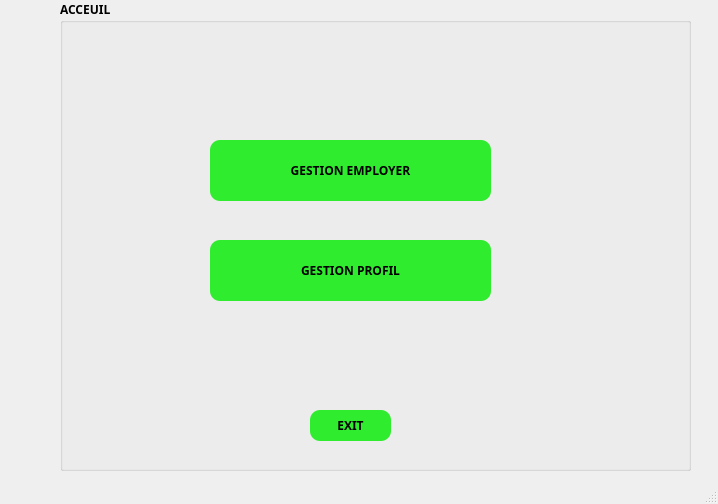
<?xml version="1.0" encoding="UTF-8"?>
<ui version="4.0">
 <class>MainWindow</class>
 <widget class="QMainWindow" name="MainWindow">
  <property name="geometry">
   <rect>
    <x>0</x>
    <y>0</y>
    <width>718</width>
    <height>504</height>
   </rect>
  </property>
  <property name="windowTitle">
   <string>Smart Cinema</string>
  </property>
  <property name="styleSheet">
   <string notr="true"/>
  </property>
  <widget class="QWidget" name="centralwidget">
   <widget class="QGroupBox" name="groupBox">
    <property name="geometry">
     <rect>
      <x>60</x>
      <y>0</y>
      <width>631</width>
      <height>471</height>
     </rect>
    </property>
    <property name="font">
     <font>
      <family>century gothic</family>
      <weight>75</weight>
      <bold>true</bold>
     </font>
    </property>
    <property name="styleSheet">
     <string notr="true">#pushButton
{
background:#2fec2f;
border-radius:10px;
}
#pushButton:hover
{
color:#333;
border-radius:60px;
background:white;
}
#pushButton_2
{
background:#2fec2f;
border-radius:10px;
}
#pushButton_2:hover
{
color:#333;
border-radius:60px;
background:white;
}
#pushButton_3
{
background:#2fec2f;
border-radius:10px;
}
#pushButton_3:hover
{
color:#333;
border-radius:60px;
background:white;
}

</string>
    </property>
    <property name="title">
     <string>ACCEUIL</string>
    </property>
    <widget class="QPushButton" name="pushButton">
     <property name="geometry">
      <rect>
       <x>150</x>
       <y>140</y>
       <width>281</width>
       <height>61</height>
      </rect>
     </property>
     <property name="font">
      <font>
       <family>century gothic</family>
       <weight>75</weight>
       <bold>true</bold>
      </font>
     </property>
     <property name="text">
      <string>GESTION EMPLOYER</string>
     </property>
    </widget>
    <widget class="QPushButton" name="pushButton_2">
     <property name="geometry">
      <rect>
       <x>150</x>
       <y>240</y>
       <width>281</width>
       <height>61</height>
      </rect>
     </property>
     <property name="font">
      <font>
       <family>century gothic</family>
       <weight>75</weight>
       <bold>true</bold>
      </font>
     </property>
     <property name="text">
      <string>GESTION PROFIL</string>
     </property>
    </widget>
    <widget class="QLabel" name="label">
     <property name="geometry">
      <rect>
       <x>10</x>
       <y>0</y>
       <width>511</width>
       <height>461</height>
      </rect>
     </property>
     <property name="styleSheet">
      <string notr="true"/>
     </property>
     <property name="text">
      <string/>
     </property>
     <property name="pixmap">
      <pixmap>../smart logo/pnghut_photographic-film-cinema-logo-roll-elements_6msXbFU6Y4.png</pixmap>
     </property>
    </widget>
    <widget class="QPushButton" name="pushButton_3">
     <property name="geometry">
      <rect>
       <x>250</x>
       <y>410</y>
       <width>81</width>
       <height>31</height>
      </rect>
     </property>
     <property name="font">
      <font>
       <family>century gothic</family>
       <weight>75</weight>
       <bold>true</bold>
      </font>
     </property>
     <property name="text">
      <string>EXIT</string>
     </property>
    </widget>
    <zorder>label</zorder>
    <zorder>pushButton</zorder>
    <zorder>pushButton_2</zorder>
    <zorder>pushButton_3</zorder>
   </widget>
  </widget>
  <widget class="QMenuBar" name="menubar">
   <property name="geometry">
    <rect>
     <x>0</x>
     <y>0</y>
     <width>718</width>
     <height>22</height>
    </rect>
   </property>
  </widget>
  <widget class="QStatusBar" name="statusbar"/>
 </widget>
 <resources/>
 <connections/>
</ui>
